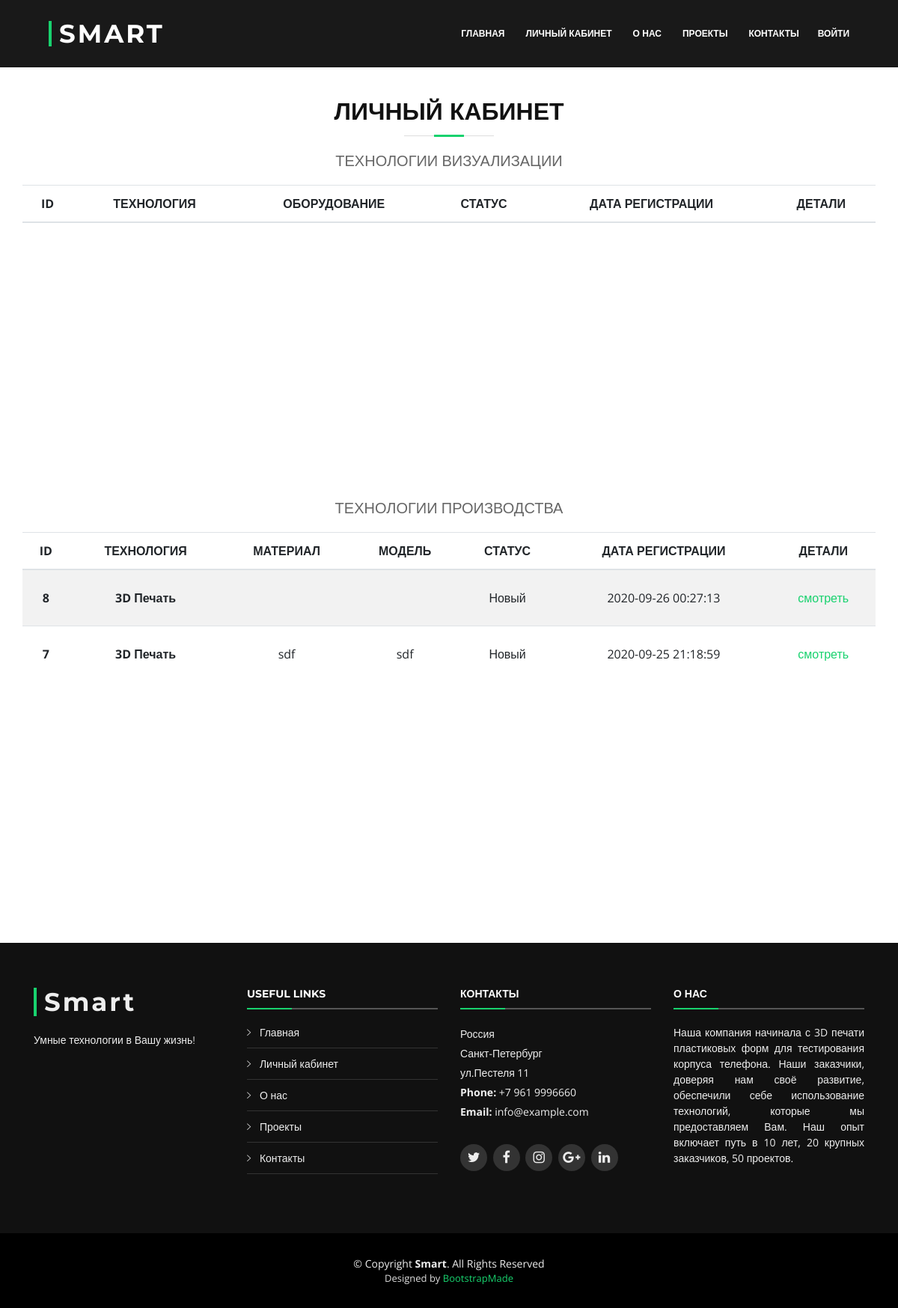
Before: /personal.php with the older database file.
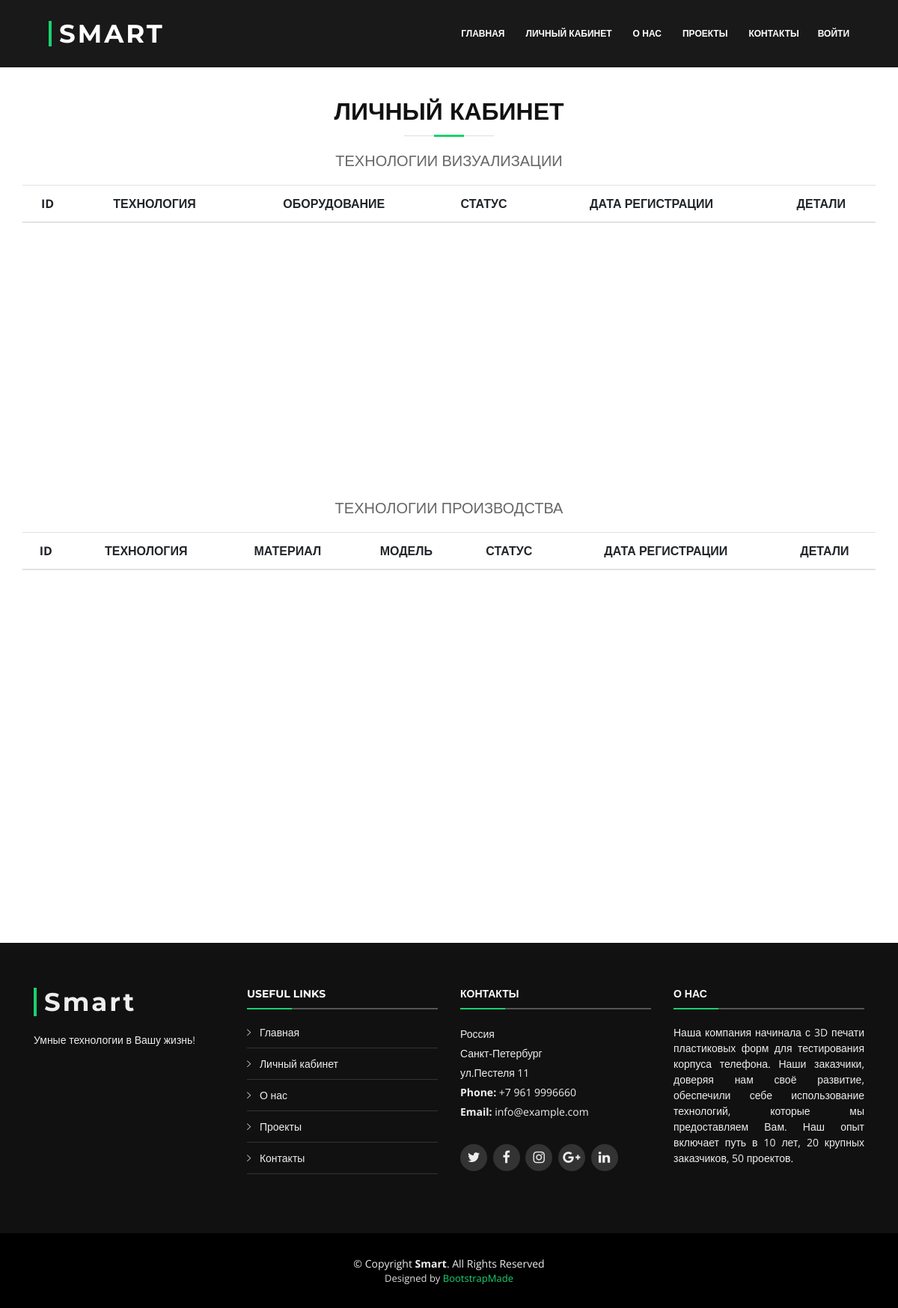
After: the same page with the newer database file.
### tables this page shows
CREATE TABLE `orders_3d` (
  `id` int(11) NOT NULL,
  `user_id` int(11) NOT NULL,
  `service` varchar(255) NOT NULL,
  `create_at` datetime NOT NULL DEFAULT current_timestamp(),
  `address` longtext NOT NULL,
  `user_name` varchar(255) NOT NULL,
  `status` varchar(255) NOT NULL DEFAULT 'Новый',
  `model` varchar(255) NOT NULL,
  `description` text NOT NULL,
  `size_model` varchar(255) NOT NULL,
  `scale` varchar(255) NOT NULL,
  `accuracy` varchar(255) NOT NULL,
  `material` varchar(255) NOT NULL,
  `platform` varchar(255) NOT NULL,
  `packaging` varchar(255) NOT NULL,
  `file_modeles` varchar(255) NOT NULL,
  `file_document` varchar(255) NOT NULL,
  `category_id` int(11) NOT NULL
);

CREATE TABLE `categories` (
  `id` int(11) NOT NULL,
  `title` varchar(255) NOT NULL,
  `category_id` int(11) NOT NULL
);

### personal.php (the view, shortened to what this page needs)
<?php
  include 'parts/header.php';
 ?>
<div id="block-main">
<header class="section-header">
            <h3 class="section-title">ЛИЧНЫЙ КАБИНЕТ</h3>
</header>
<h5>ТЕХНОЛОГИИ ВИЗУАЛИЗАЦИИ</h5>
<div class="block-table">
      <div class="table-wrapper-scroll-y my-custom-scrollbar">
        <table class="table table-striped">
          <thead>
            <tr>
              <th class="text-center" scope="col">ID</th>
              <th class="text-center" scope="col">ТЕХНОЛОГИЯ</th>
              <th class="text-center" scope="col">ОБОРУДОВАНИЕ</th>
              <th class="text-center" scope="col">СТАТУС</th>
              <th class="text-center" scope="col">ДАТА РЕГИСТРАЦИИ</th>
              <th class="text-center" scope="col">ДЕТАЛИ</th>
            </tr>
          </thead>
        </table>
      </div>
</div>
<h5>ТЕХНОЛОГИИ ПРОИЗВОДСТВА</h5>
    <div class="block-table">
          <div class="table-wrapper-scroll-y my-custom-scrollbar">
            <table class="table table-striped">
            <thead>
                <tr>
                  <th class="text-center" scope="col">ID</th>
                  <th class="text-center" scope="col">ТЕХНОЛОГИЯ</th>
                  <th class="text-center" scope="col">МАТЕРИАЛ</th>
                  <th class="text-center"  scope="col">МОДЕЛЬ</th>
                  <th class="text-center"  scope="col">СТАТУС</th>
                  <th class="text-center"  scope="col">ДАТА РЕГИСТРАЦИИ</th>
                  <th class="text-center"  scope="col">ДЕТАЛИ</th>
                </tr>
                </thead>
                <tbody>
                <?php
                $sql = "SELECT * FROM `orders_3D` WHERE `user_id` = '" . $_COOKIE['polzovatel_id'] . "' ORDER BY `orders_3d`.`create_at` DESC";
                $result = $conn->query($sql);
                while ($row = mysqli_fetch_assoc($result)) {
                ?>
                <tr class="m-3 text-center" style="line-height:50px">
                  <th class="text-center">
                  <?php echo $row['id'] ?>
                  </th>
                  <th >
                  <?php
                  $sql_ser_3d = "SELECT * FROM `categories` WHERE `category_id` = '" . $row['category_id'] . "' ";
                  $result_ser_3d = $conn->query($sql_ser_3d);
                  $row_ser_3d = mysqli_fetch_assoc($result_ser_3d);
                  echo $row_ser_3d['title'];
                  ?>
                  </th>
                  <td>
                  <?php echo $row['material'] ?>
                  </td>
                  <td>
                  <?php echo $row['model'] ?>
                  </td>
                  <td><?php echo $row['status']?></td>
                  <td><?php echo $row['create_at']?></td>
                  <td><a href="/services/order-details-3d.php?id=<?php echo $row['id'] ?>">смотреть</a></td>
                </tr>
                <?php
                      }
                      ?>
                </tbody>
            </table>
          </div>
    </div>
</div>
 <?php
  include 'parts/footer.php';
 ?>

### parts/header.php (shortened to what this page needs)
<!DOCTYPE html>
<html lang="en">
<head>
  <link href="../assets/vendor/bootstrap/css/bootstrap.min.css" rel="stylesheet">
  <link href="../assets/vendor/icofont/icofont.min.css" rel="stylesheet">
  <link href="../assets/vendor/font-awesome/css/font-awesome.min.css" rel="stylesheet">
  <link href="../assets/vendor/ionicons/css/ionicons.min.css" rel="stylesheet">
  <link href="../assets/vendor/animate.css/animate.min.css" rel="stylesheet">
  <link href="../assets/vendor/venobox/venobox.css" rel="stylesheet">
  <link href="../assets/vendor/owl.carousel/assets/owl.carousel.min.css" rel="stylesheet">
  <link href="../assets/vendor/aos/aos.css" rel="stylesheet">
  <link href="../assets/css/style.css" rel="stylesheet">
  <link href="../assets/css/new.css" rel="stylesheet">
</head>
<body>
  <?php
    include $_SERVER['DOCUMENT_ROOT'] ."/config/db.php";
   ?>
<!-- <?php
      if (isset($_COOKIE["polzovatel_id"])) {
        $link = ("/personal.php");
      } else {
        $link = ("/index.php");
        }
      ?> -->
  <header id="header" class="fixed-top header-transparent">
    <div class="container-fluid">
      <div class="row justify-content-center">
        <div class="col-xl-11 d-flex align-items-center">
          <h1 class="logo mr-auto"><a href="/index.php">SMART</a></h1>
          <nav class="nav-menu d-none d-lg-block">
            <ul>
              <li class="<?php if($page == "home"){ echo 'active';} ?>"><a  href="/#intro">Главная</a></li>
              <li class="<?php if($page == "personal"){ echo 'active';} ?>"><a
              <?php
                if (isset($_COOKIE["polzovatel_id"])) {
                  $link = ("/personal.php");
                } else {
                  $link = ("/login.php");
                  }
                ?>
              href="<?php echo $link ?>">Личный кабинет</a></li>
              <li><a href="/#about">О нас</a></li>
              <li><a href="/#portfolio">Проекты</a></li>
              <li><a href="/#team">Контакты</a></li>
                          <?php
                  if (isset($_COOKIE["polzovatel_id"])) {
                        $sql = "SELECT * FROM users WHERE id=" . $_COOKIE["polzovatel_id"];
                        $result = $conn->query($sql);
                        $polzovatel = mysqli_fetch_assoc($result);
                          ?>
                              <a class="login" href="exit.php?exit=<?php echo $_COOKIE["polzovatel_id"] ?>" class="ml-3" name="exit"><strong><?php echo $polzovatel["login"]; ?> <img style="width: 30px; height: 30px " src="/assets/img/exit.png"></strong></a>
                          <?php
                  }else {
                    ?>
                      <a class="logout" href="/login.php" class="btn btn-outline-success ml-2">ВОЙТИ <span></span> </a>
                    <?php
                  }
                  ?>
            </ul>
          </nav>
        </div>
      </div>
    </div>
  </header>

### parts/footer.php (shortened to what this page needs)
  <footer id="footer">
    <div class="footer-top">
      <div class="container">
        <div class="row">
          <div class="col-lg-3 col-md-6 footer-info">
            <h3>Smart</h3>
            <p>Умные технологии в Вашу жизнь!</p>
          </div>
          <div class="col-lg-3 col-md-6 footer-links">
            <h4>Useful Links</h4>
            <ul>
              <li><i class="ion-ios-arrow-right"></i> <a href="/#intro">Главная</a></li>
              <li><i class="ion-ios-arrow-right"></i> <a href="<?php echo $link ?>">Личный кабинет</a></li>
              <li><i class="ion-ios-arrow-right"></i> <a href="/#about">О нас</a></li>
              <li><i class="ion-ios-arrow-right"></i> <a href="/#portfolio">Проекты</a></li>
              <li><i class="ion-ios-arrow-right"></i> <a href="/#team">Контакты</a></li>
            </ul>
          </div>
          <div class="col-lg-3 col-md-6 footer-contact">
            <h4>Контакты</h4>
            <p>
              Россия <br>
              Санкт-Петербург<br>
              ул.Пестеля 11<br>
              <strong>Phone:</strong> +7 961 9996660<br>
              <strong>Email:</strong> info@example.com<br>
            </p>
            <div class="social-links">
              <a href="#" class="twitter"><i class="fa fa-twitter"></i></a>
              <a href="#" class="facebook"><i class="fa fa-facebook"></i></a>
              <a href="#" class="instagram"><i class="fa fa-instagram"></i></a>
              <a href="#" class="google-plus"><i class="fa fa-google-plus"></i></a>
              <a href="#" class="linkedin"><i class="fa fa-linkedin"></i></a>
            </div>
          </div>
          <div class="col-lg-3 col-md-6 footer-newsletter">
            <h4>О нас</h4>
            <p class="text-justify">Наша компания начинала с 3D печати пластиковых форм для тестирования корпуса телефона. Наши заказчики, доверяя нам своё развитие, обеспечили себе использование технологий, которые мы предоставляем Вам. Наш опыт включает путь в 10 лет, 20 крупных заказчиков, 50 проектов.</p>
          </div>
        </div>
      </div>
    </div>
    <div class="container">
      <div class="copyright">
        &copy; Copyright <strong>Smart</strong>. All Rights Reserved
      </div>
      <div class="credits">
        Designed by <a href="https://bootstrapmade.com/">BootstrapMade</a>
      </div>
    </div>
  </footer>
</body>
</html>

### assets/css/style.css (style rules this page uses)
#header .logout { margin-top: 10px; margin-left: 25px; }
body { background: #fff; color: #666666; font-family: "Open Sans", sans-serif; }
a { color: #18d26e; transition: 0.5s; }
p { padding: 0; margin: 0 0 30px 0; }
h1, h2, h3, h4, h5, h6 { font-family: "Montserrat", sans-serif; font-weight: 400; margin: 0 0 20px 0; padding: 0; }
#header { transition: all 0.5s; z-index: 997; padding: 26px 0; background: rgba(0, 0, 0, 0.9); }
#header .logo { font-size: 34px; margin: 0; padding: 0; line-height: 1; font-family: "Montserrat", sans-serif; font-weight: 700; letter-spacing: 3px; padding-left: 10px; border-left: 4px solid #18d26e; }
#header .logo a { color: #fff; }
.nav-menu ul { margin: 0; padding: 0; list-style: none; }
.nav-menu > ul { display: flex; }
.nav-menu > ul > li { position: relative; white-space: nowrap; padding: 10px 0 10px 28px; }
.nav-menu a { display: block; position: relative; color: #fff; transition: 0.3s; font-size: 12px; font-family: "Montserrat", sans-serif; text-transform: uppercase; font-weight: 600; }
.mobile-nav { position: fixed; top: 55px; right: 15px; bottom: 15px; left: 15px; z-index: 9999; overflow-y: auto; background: #fff; transition: ease-in-out 0.2s; opacity: 0; visibility: hidden; border-radius: 10px; padding: 10px 0; }
.mobile-nav * { margin: 0; padding: 0; list-style: none; }
.mobile-nav a { display: block; position: relative; color: #333333; padding: 10px 20px; font-weight: 500; outline: none; }
.section-header h3 { font-size: 32px; color: #111; text-transform: uppercase; text-align: center; font-weight: 700; position: relative; padding-bottom: 15px; }
.section-header h3::before { content: ''; position: absolute; display: block; width: 120px; height: 1px; background: #ddd; bottom: 1px; left: calc(50% - 60px); }
.section-header h3::after { content: ''; position: absolute; display: block; width: 40px; height: 3px; background: #18d26e; bottom: 0; left: calc(50% - 20px); }
#footer { background: #000; padding: 0 0 30px 0; color: #eee; font-size: 14px; }
#footer .footer-top { background: #111; padding: 60px 0 30px 0; }
#footer .footer-top .footer-info { margin-bottom: 30px; }
#footer .footer-top .footer-info h3 { font-size: 34px; margin: 0 0 20px 0; padding: 2px 0 2px 10px; line-height: 1; font-family: "Montserrat", sans-serif; font-weight: 700; letter-spacing: 3px; border-left: 4px solid #18d26e; }
#footer .footer-top .footer-info p { font-size: 14px; line-height: 24px; margin-bottom: 0; font-family: "Montserrat", sans-serif; color: #eee; }
#footer .footer-top .social-links a { font-size: 18px; display: inline-block; background: #333; color: #eee; line-height: 1; padding: 8px 0; margin-right: 4px; border-radius: 50%; text-align: center; width: 36px; height: 36px; transition: 0.3s; }
#footer .footer-top h4 { font-size: 14px; font-weight: bold; color: #fff; text-transform: uppercase; position: relative; padding-bottom: 12px; }
#footer .footer-top h4::before, #footer .footer-top h4::after { content: ''; position: absolute; left: 0; bottom: 0; height: 2px; }
#footer .footer-top h4::before { right: 0; background: #555; }
#footer .footer-top h4::after { background: #18d26e; width: 60px; }
#footer .footer-top .footer-links { margin-bottom: 30px; }
#footer .footer-top .footer-links ul { list-style: none; padding: 0; margin: 0; }
#footer .footer-top .footer-links ul i { padding-right: 8px; color: #ddd; }
#footer .footer-top .footer-links ul li { border-bottom: 1px solid #333; padding: 10px 0; }
#footer .footer-top .footer-links ul li:first-child { padding-top: 0; }
#footer .footer-top .footer-links ul a { color: #eee; }
#footer .footer-top .footer-contact { margin-bottom: 30px; }
#footer .footer-top .footer-contact p { line-height: 26px; }
#footer .footer-top .footer-newsletter { margin-bottom: 30px; }
#footer .copyright { text-align: center; padding-top: 30px; }
#footer .credits { text-align: center; font-size: 13px; color: #ddd; }

### assets/css/new.css (style rules this page uses)
.my-custom-scrollbar { position: relative; height: 400px; overflow: auto; }
.table-wrapper-scroll-y { display: block; }
#block-main { position: relative; width: 1140px; height: 1000px; margin: 130px auto }
#block-main h5 { text-align: center; margin-top: 20px; }

Changed rows visible on the page:
removed orders_3d: id "8", category.title "3D Печать", status "Новый", create_at "2020-09-26 00:27:13"
removed orders_3d: id "7", category.title "3D Печать", material "sdf", model "sdf", status "Новый", create_at "2020-09-25 21:18:59"
